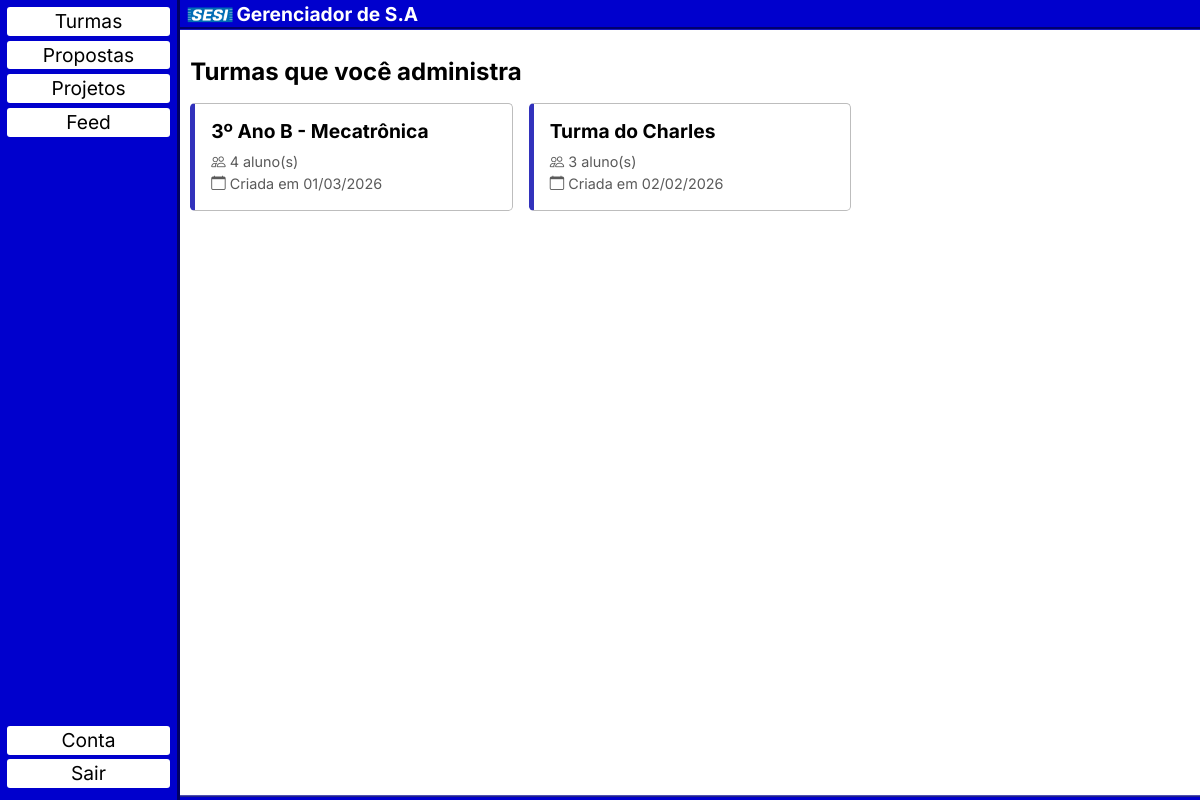
The app's page /paginas/turmas.php (signed in) with its own data.
### tables this page shows
CREATE TABLE `turmas` (
  `id` int(11) PRIMARY KEY NOT NULL AUTO_INCREMENT,
  `nome` varchar(150) NOT NULL,
  `data_criado` date NOT NULL DEFAULT current_timestamp()
);

### paginas/turmas.php (the view)
<?php include(__DIR__ . '/../header.php'); ?>
<?php
    require_once(__DIR__ . '/../acoes/db_con_init.php');
    if ($_SESSION['nivel'] == 'professor') {
        $tabela = 'user_modera';
        $titulo = 'Turmas que você administra';
    } else {
        $tabela = 'user_participa';
        $titulo = 'Suas turmas';
    }
    $sql = "SELECT t.id, t.nome, t.data_criado,
                   (SELECT COUNT(*) FROM user_participa p WHERE p.id_turma = t.id) AS total_alunos
            FROM turmas t
            INNER JOIN $tabela u ON u.id_turma = t.id
            WHERE u.id_user = ?
            ORDER BY t.nome";
    $stmt = $conexao->prepare($sql);
    $stmt->execute([$_SESSION['id']]);
    $turmas = $stmt->fetchAll(PDO::FETCH_ASSOC);
?>
<h2 class="titulo"><?= $titulo ?></h2>
<?php if (empty($turmas)): ?>
    <p class="turmas-vazio">Você ainda não está em nenhuma turma.</p>
<?php else: ?>
    <div class="turmas-lista">
        <?php foreach ($turmas as $turma): ?>
            <a class="turma-card" href="<?= $base ?>/paginas/turma.php?id=<?= $turma['id'] ?>">
                <h3><?= htmlspecialchars($turma['nome']) ?></h3>
                <p><i class="bi bi-people"></i> <?= $turma['total_alunos'] ?> aluno(s)</p>
                <p><i class="bi bi-calendar"></i> Criada em <?= date('d/m/Y', strtotime($turma['data_criado'])) ?></p>
            </a>
        <?php endforeach ?>
    </div>
<?php endif ?>
<?php include(__DIR__ . '/../footer.php'); ?>

### recursos/style.css (style rules this page uses)
body { margin: 0; font-family: "inter", sans-serif; font-size: larger; box-sizing: revert; }
p { padding: 0; margin: 0; }
a { text-decoration: none; }
.titulo { font-size: 1.5rem; font-weight: bold; margin: 1rem 0; }
.turmas-lista { display: grid; grid-template-columns: repeat(auto-fill, minmax(15rem, 1fr)); gap: 1rem; }
.turma-card { display: block; color: black; border: 1px solid rgb(189, 189, 189); border-left: 5px solid rgb(50, 50, 188); border-radius: 0.3rem; padding: 1rem; background-color: white; }
.turma-card h3 { font-size: 1.2rem; font-weight: bold; margin-bottom: 0.5rem; }
.turma-card p { color: rgb(90, 90, 90); font-size: 0.9rem; }

### records on screen
turmas: nome "3º Ano B - Mecatrônica", total_alunos "4", data_criado "01/03/2026"
turmas: nome "Turma do Charles", total_alunos "3", data_criado "02/02/2026"

### other values on screen
$titulo "Turmas que você administra"
